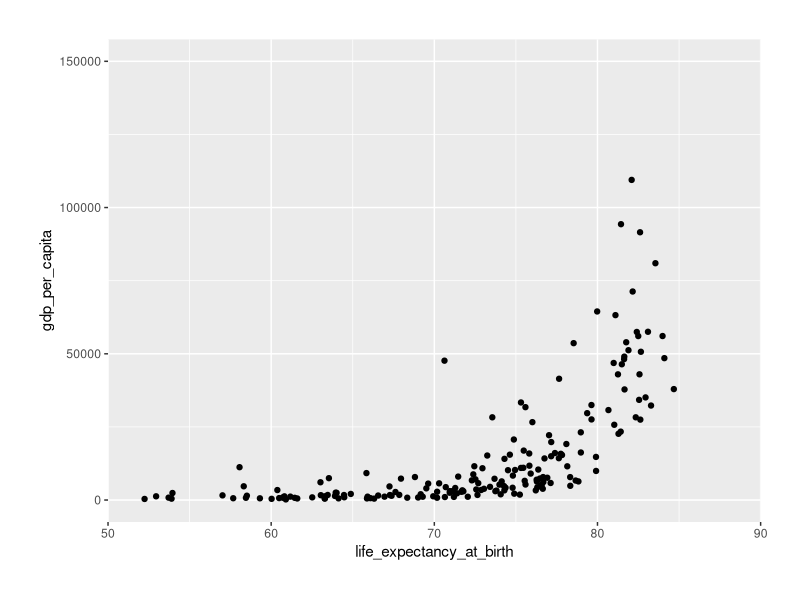

Recreate this plot in R.
library(tidyverse)

world_bank_countries <- read_csv("data/world_bank_countries.csv")

world_bank_countries %>% 
  filter(year == 2017) %>% 
  ggplot(aes(x = life_expectancy_at_birth, 
             gdp_per_capita)) + 
  geom_point() +
  scale_y_continuous(breaks = seq(0, 150000, 50000),
                     limits = c( 0, 150000),
                     expand = c(.05, .05)) +
  scale_x_continuous(expand = c(0, 0),
                     limits = c(50, 90),
                     breaks = seq(30, 90, 10)) +
  theme(
    plot.margin = unit(rep(1, 4), "cm")
  )